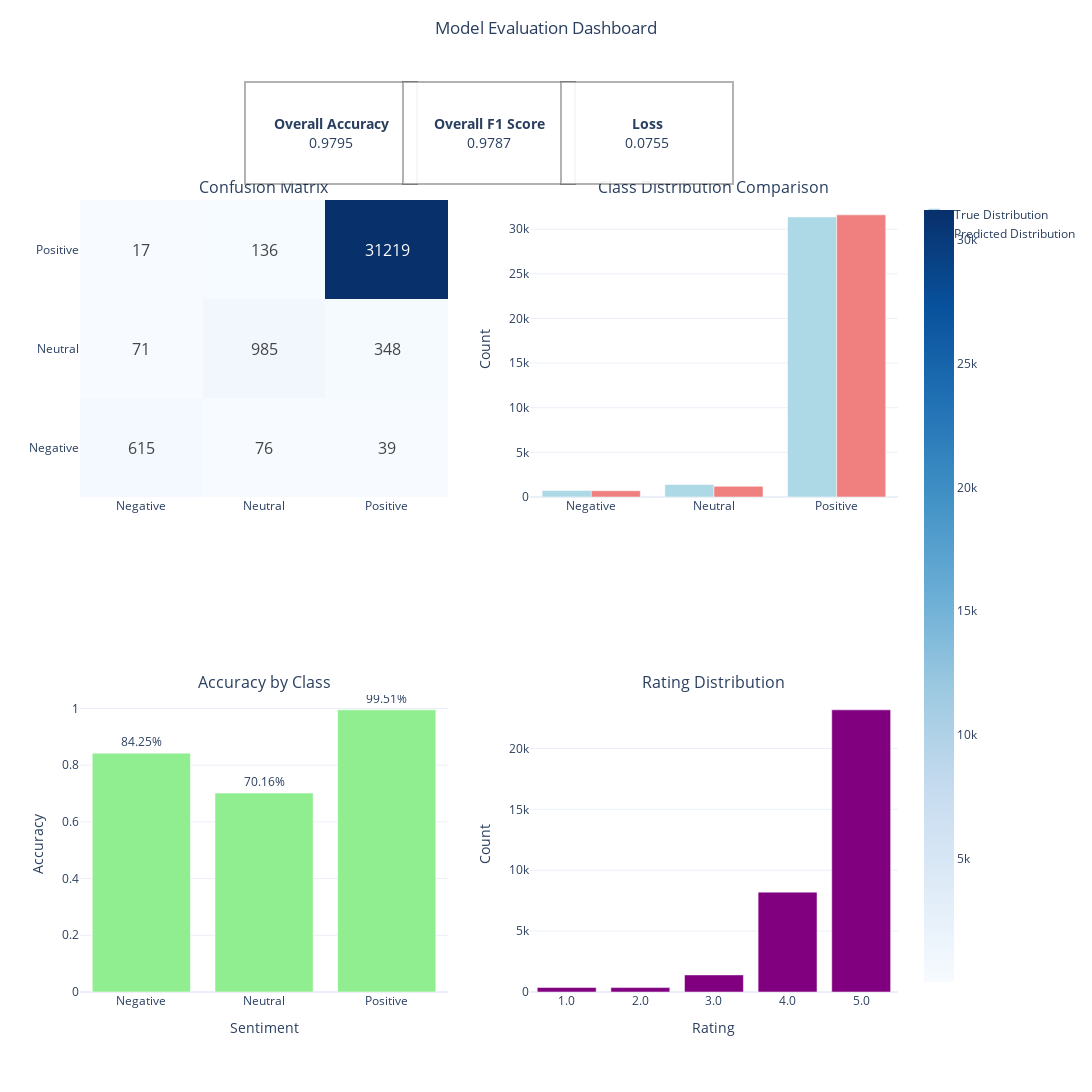
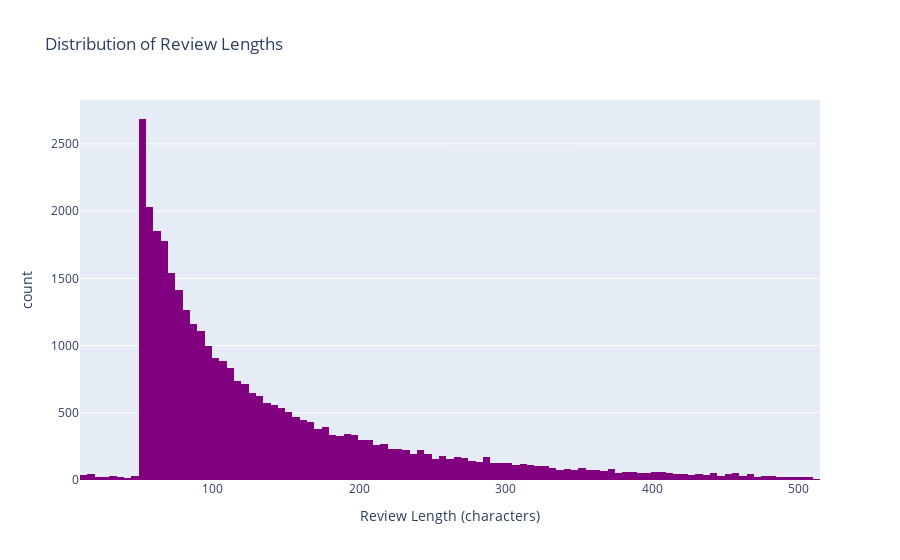
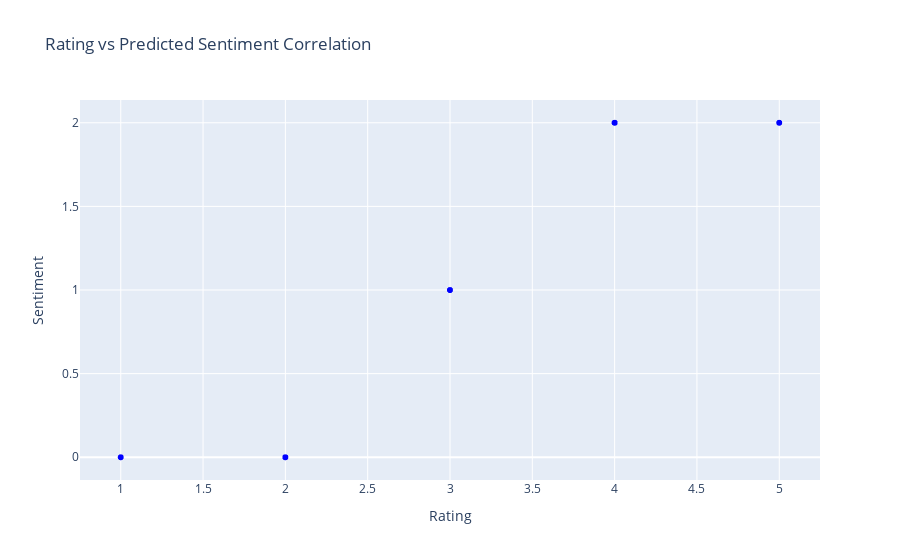

These figures' notebook cell, in order:
### Code cell
# Import required libraries
import pandas as pd
import numpy as np
import plotly.graph_objects as go
from plotly.subplots import make_subplots
import plotly.express as px
import nbformat

def create_interactive_dashboard(results, df):
    """
    Creates an interactive dashboard using Plotly
    """
    try:
        # Create subplot layout with increased vertical spacing
        fig = make_subplots(
            rows=2, cols=2,
            subplot_titles=(
                'Confusion Matrix',
                'Class Distribution Comparison', 
                'Accuracy by Class',
                'Rating Distribution'
            ),
            vertical_spacing=0.25,  # Increased from 0.15 to 0.25
            horizontal_spacing=0.1
        )
        
        # 1. Confusion Matrix Heatmap
        cm = results['confusion_matrix']
        heatmap = go.Heatmap(
            z=cm,
            x=['Negative', 'Neutral', 'Positive'],
            y=['Negative', 'Neutral', 'Positive'],
            text=cm,
            texttemplate="%{text}",
            textfont={"size": 16},
            colorscale='Blues'
        )
        fig.add_trace(heatmap, row=1, col=1)
        
        # 2. Class Distribution Comparison
        true_dist = pd.Series(results['true_labels']).value_counts().sort_index()
        pred_dist = pd.Series(results['predictions']).value_counts().sort_index()
        
        # Ensure all classes are represented
        for i in range(3):  # 0, 1, 2
            if i not in true_dist:
                true_dist[i] = 0
            if i not in pred_dist:
                pred_dist[i] = 0
        
        true_dist = true_dist.sort_index()
        pred_dist = pred_dist.sort_index()
        
        fig.add_trace(
            go.Bar(
                x=['Negative', 'Neutral', 'Positive'],
                y=true_dist,
                name='True Distribution',
                marker_color='lightblue'
            ),
            row=1, col=2
        )
        
        fig.add_trace(
            go.Bar(
                x=['Negative', 'Neutral', 'Positive'],
                y=pred_dist,
                name='Predicted Distribution',
                marker_color='lightcoral'
            ),
            row=1, col=2
        )
        
        # 3. Accuracy by Class
        class_accuracy = cm.diagonal() / np.maximum(cm.sum(axis=1), 1)  # Avoid division by zero
        fig.add_trace(
            go.Bar(
                x=['Negative', 'Neutral', 'Positive'],
                y=class_accuracy,
                text=[f'{v:.2%}' for v in class_accuracy],
                textposition='outside',
                marker_color='lightgreen',
                showlegend=False
            ),
            row=2, col=1
        )
        
        # 4. Original Rating Distribution
        rating_counts = df['reviews.rating'].value_counts().sort_index()
        fig.add_trace(
            go.Bar(
                x=rating_counts.index.astype(str),
                y=rating_counts.values,
                name='Rating Distribution',
                marker_color='purple',
                showlegend=False
            ),
            row=2, col=2
        )
        
        # Update layout with increased height and margins
        fig.update_layout(
            height=1200,  # Increased from 1000 to 1200
            width=1200,
            title_text="Model Evaluation Dashboard",
            title_x=0.5,
            title_y=0.98,  # Moved title higher
            margin=dict(t=200, b=100),  # Increased top and bottom margins
            showlegend=True,
            template='plotly_white'
        )
        
        # Add metric cards with adjusted positioning
        metrics = [
            ('Overall Accuracy', f"{results['accuracy']:.4f}"),
            ('Overall F1 Score', f"{results['f1']:.4f}"), 
            ('Loss', f"{results['loss']:.4f}")
        ]
        
        for i, (metric_name, value) in enumerate(metrics):
            x_pos = 0.2 + (i * 0.3)
            
            fig.add_annotation(
                xref="paper", yref="paper",
                x=x_pos,
                y=1.15,  # Moved metrics higher
                text=f"<b>{metric_name}</b><br>{value}",
                showarrow=False,
                font=dict(size=14),
                align="center",
                bgcolor="rgba(255, 255, 255, 0.9)",
                bordercolor="rgba(0, 0, 0, 0.3)",
                borderwidth=2,
                borderpad=10,
                width=150,
                height=80
            )
        
        # Update axes labels
        fig.update_xaxes(title_text="Sentiment", row=2, col=1)
        fig.update_xaxes(title_text="Rating", row=2, col=2)
        fig.update_yaxes(title_text="Count", row=1, col=2)
        fig.update_yaxes(title_text="Accuracy", row=2, col=1)
        fig.update_yaxes(title_text="Count", row=2, col=2)
        
        # Show the dashboard
        fig.show()
        
        # Save to HTML
        fig.write_html("model_evaluation_dashboard.html")
        
        print("Main dashboard created successfully!")
        
        # Additional visualizations
        try:
            # 1. Review Length Distribution
            df['review_length'] = df['reviews.text'].str.len()
            fig_length = px.histogram(
                df, 
                x='review_length',
                title='Distribution of Review Lengths',
                labels={'review_length': 'Review Length (characters)', 'count': 'Count'},
                color_discrete_sequence=['purple']
            )
            fig_length.show()
            fig_length.write_html("review_length_distribution.html")
            print("Review length distribution created successfully!")
            
            # 2. Rating vs Sentiment Correlation
            fig_correlation = px.scatter(
                df,
                x='reviews.rating',
                y='sentiment',
                title='Rating vs Predicted Sentiment Correlation',
                labels={'reviews.rating': 'Rating', 'sentiment': 'Sentiment'},
                color_discrete_sequence=['blue']
            )
            fig_correlation.show()
            fig_correlation.write_html("rating_sentiment_correlation.html")
            print("Rating-sentiment correlation plot created successfully!")
            
        except Exception as e:
            print(f"Error in additional visualizations: {str(e)}")
            
    except Exception as e:
        print(f"Error creating dashboard: {str(e)}")
        raise

# Create the dashboard with error handling
try:
    create_interactive_dashboard(full_results, df)
except Exception as e:
    print(f"Failed to create dashboard: {str(e)}")

### Figure 1 — Plotly figure (JSON) as saved in the notebook; plotly's stock layout.template omitted (floating-point values rounded to 4 significant figures)
{"data": [{"colorscale": [[0, "rgb(247,251,255)"], [0.125, "rgb(222,235,247)"], [0.25, "rgb(198,219,239)"], [0.375, "rgb(158,202,225)"], [0.5, "rgb(107,174,214)"], [0.625, "rgb(66,146,198)"], [0.75, "rgb(33,113,181)"], [0.875, "rgb(8,81,156)"], [1, "rgb(8,48,107)"]], "text": [[615, 76, 39], [71, 985, 348], [17, 136, 31219]], "textfont": {"size": 16}, "texttemplate": "%{text}", "type": "heatmap", "x": ["Negative", "Neutral", "Positive"], "xaxis": "x", "y": ["Negative", "Neutral", "Positive"], "yaxis": "y", "z": [[615, 76, 39], [71, 985, 348], [17, 136, 31219]]}, {"marker": {"color": "lightblue"}, "name": "True Distribution", "type": "bar", "x": ["Negative", "Neutral", "Positive"], "xaxis": "x2", "y": [730, 1404, 31372], "yaxis": "y2"}, {"marker": {"color": "lightcoral"}, "name": "Predicted Distribution", "type": "bar", "x": ["Negative", "Neutral", "Positive"], "xaxis": "x2", "y": [703, 1197, 31606], "yaxis": "y2"}, {"marker": {"color": "lightgreen"}, "showlegend": false, "text": ["84.25%", "70.16%", "99.51%"], "textposition": "outside", "type": "bar", "x": ["Negative", "Neutral", "Positive"], "xaxis": "x3", "y": [0.8425, 0.7016, 0.9951], "yaxis": "y3"}, {"marker": {"color": "purple"}, "name": "Rating Distribution", "showlegend": false, "type": "bar", "x": ["1.0", "2.0", "3.0", "4.0", "5.0"], "xaxis": "x4", "y": [367, 363, 1404, 8200, 23172], "yaxis": "y4"}], "layout": {"annotations": [{"font": {"size": 16}, "showarrow": false, "text": "Confusion Matrix", "x": 0.225, "xanchor": "center", "xref": "paper", "y": 1, "yanchor": "bottom", "yref": "paper"}, {"font": {"size": 16}, "showarrow": false, "text": "Class Distribution Comparison", "x": 0.775, "xanchor": "center", "xref": "paper", "y": 1, "yanchor": "bottom", "yref": "paper"}, {"font": {"size": 16}, "showarrow": false, "text": "Accuracy by Class", "x": 0.225, "xanchor": "center", "xref": "paper", "y": 0.375, "yanchor": "bottom", "yref": "paper"}, {"font": {"size": 16}, "showarrow": false, "text": "Rating Distribution", "x": 0.775, "xanchor": "center", "xref": "paper", "y": 0.375, "yanchor": "bottom", "yref": "paper"}, {"align": "center", "bgcolor": "rgba(255, 255, 255, 0.9)", "bordercolor": "rgba(0, 0, 0, 0.3)", "borderpad": 10, "borderwidth": 2, "font": {"size": 14}, "height": 80, "showarrow": false, "text": "<b>Overall Accuracy</b><br>0.9795", "width": 150, "x": 0.2, "xref": "paper", "y": 1.15, "yref": "paper"}, {"align": "center", "bgcolor": "rgba(255, 255, 255, 0.9)", "bordercolor": "rgba(0, 0, 0, 0.3)", "borderpad": 10, "borderwidth": 2, "font": {"size": 14}, "height": 80, "showarrow": false, "text": "<b>Overall F1 Score</b><br>0.9787", "width": 150, "x": 0.5, "xref": "paper", "y": 1.15, "yref": "paper"}, {"align": "center", "bgcolor": "rgba(255, 255, 255, 0.9)", "bordercolor": "rgba(0, 0, 0, 0.3)", "borderpad": 10, "borderwidth": 2, "font": {"size": 14}, "height": 80, "showarrow": false, "text": "<b>Loss</b><br>0.0755", "width": 150, "x": 0.8, "xref": "paper", "y": 1.15, "yref": "paper"}], "height": 1200, "margin": {"b": 100, "t": 200}, "showlegend": true, "title": {"text": "Model Evaluation Dashboard", "x": 0.5, "y": 0.98}, "width": 1200, "xaxis": {"anchor": "y", "domain": [0, 0.45]}, "xaxis2": {"anchor": "y2", "domain": [0.55, 1]}, "xaxis3": {"anchor": "y3", "domain": [0, 0.45], "title": {"text": "Sentiment"}}, "xaxis4": {"anchor": "y4", "domain": [0.55, 1], "title": {"text": "Rating"}}, "yaxis": {"anchor": "x", "domain": [0.625, 1]}, "yaxis2": {"anchor": "x2", "domain": [0.625, 1], "title": {"text": "Count"}}, "yaxis3": {"anchor": "x3", "domain": [0, 0.375], "title": {"text": "Accuracy"}}, "yaxis4": {"anchor": "x4", "domain": [0, 0.375], "title": {"text": "Count"}}}}

### Figure 2 — Plotly figure (JSON) as saved in the notebook; plotly's stock layout.template omitted (floating-point values rounded to 4 significant figures; data arrays with more than 128 entries replaced by an {"elided": "..."} marker saying what was removed)
{"data": [{"alignmentgroup": "True", "bingroup": "x", "hovertemplate": "Review Length (characters)=%{x}<br>count=%{y}<extra></extra>", "legendgroup": "", "marker": {"color": "purple", "pattern": {"shape": ""}}, "name": "", "offsetgroup": "", "orientation": "v", "showlegend": false, "type": "histogram", "x": {"elided": "33506 int values"}, "xaxis": "x", "yaxis": "y"}], "layout": {"barmode": "relative", "legend": {"tracegroupgap": 0}, "title": {"text": "Distribution of Review Lengths"}, "xaxis": {"anchor": "y", "domain": [0, 1], "title": {"text": "Review Length (characters)"}}, "yaxis": {"anchor": "x", "domain": [0, 1], "title": {"text": "count"}}}}

### Figure 3 — Plotly figure (JSON) as saved in the notebook; plotly's stock layout.template omitted (floating-point values rounded to 4 significant figures; data arrays with more than 128 entries replaced by an {"elided": "..."} marker saying what was removed)
{"data": [{"hovertemplate": "Rating=%{x}<br>Sentiment=%{y}<extra></extra>", "legendgroup": "", "marker": {"color": "blue", "symbol": "circle"}, "mode": "markers", "name": "", "showlegend": false, "type": "scattergl", "x": {"elided": "33506 int values"}, "xaxis": "x", "y": {"elided": "33506 int values"}, "yaxis": "y"}], "layout": {"legend": {"tracegroupgap": 0}, "title": {"text": "Rating vs Predicted Sentiment Correlation"}, "xaxis": {"anchor": "y", "domain": [0, 1], "title": {"text": "Rating"}}, "yaxis": {"anchor": "x", "domain": [0, 1], "title": {"text": "Sentiment"}}}}
